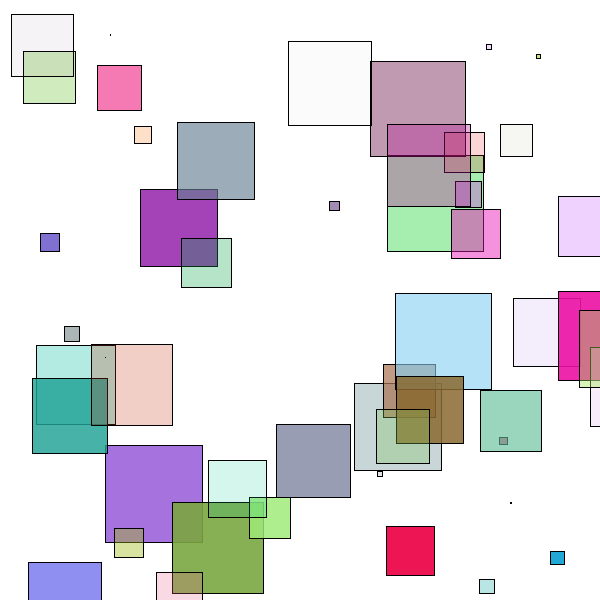
Frame 1 (no input)
Frame 60 (the mouse pressed at the canvas centre just before this capture): identical to frame 1, image omitted
Frame 120 (the mouse held since frame 60 and released just before this capture): identical to frame 1, image omitted

The Processing sketch that drew this single still picture (run headless with seeded random() and noise(); from frame 60 on, the mouse is pressed at the canvas centre):

// Processing sketch: ex15
// ── ex15.pde
Quad [] q;
int n = 50;

void setup() {
  size(600,600);
  q = new Quad[n];
  for (int i = 0; i < q.length; i++) {
    q[i] = new Quad();
  }
}

void draw() {
  background(255);
  for(int i = 0; i < q.length; i++) {
    q[i].desenha();
  }
}

// ── Quad.pde
class Quad {
  float posX,posY,tam;
  color cor;
  
  Quad() {
    posX = random(width);
    posY = random(height);
    tam = random(100);
    cor = color(random(255),random(255),random(255),random(255));
  }
  void desenha() {
    fill(cor);
    rect(posX,posY,tam,tam);
  }
}
  
